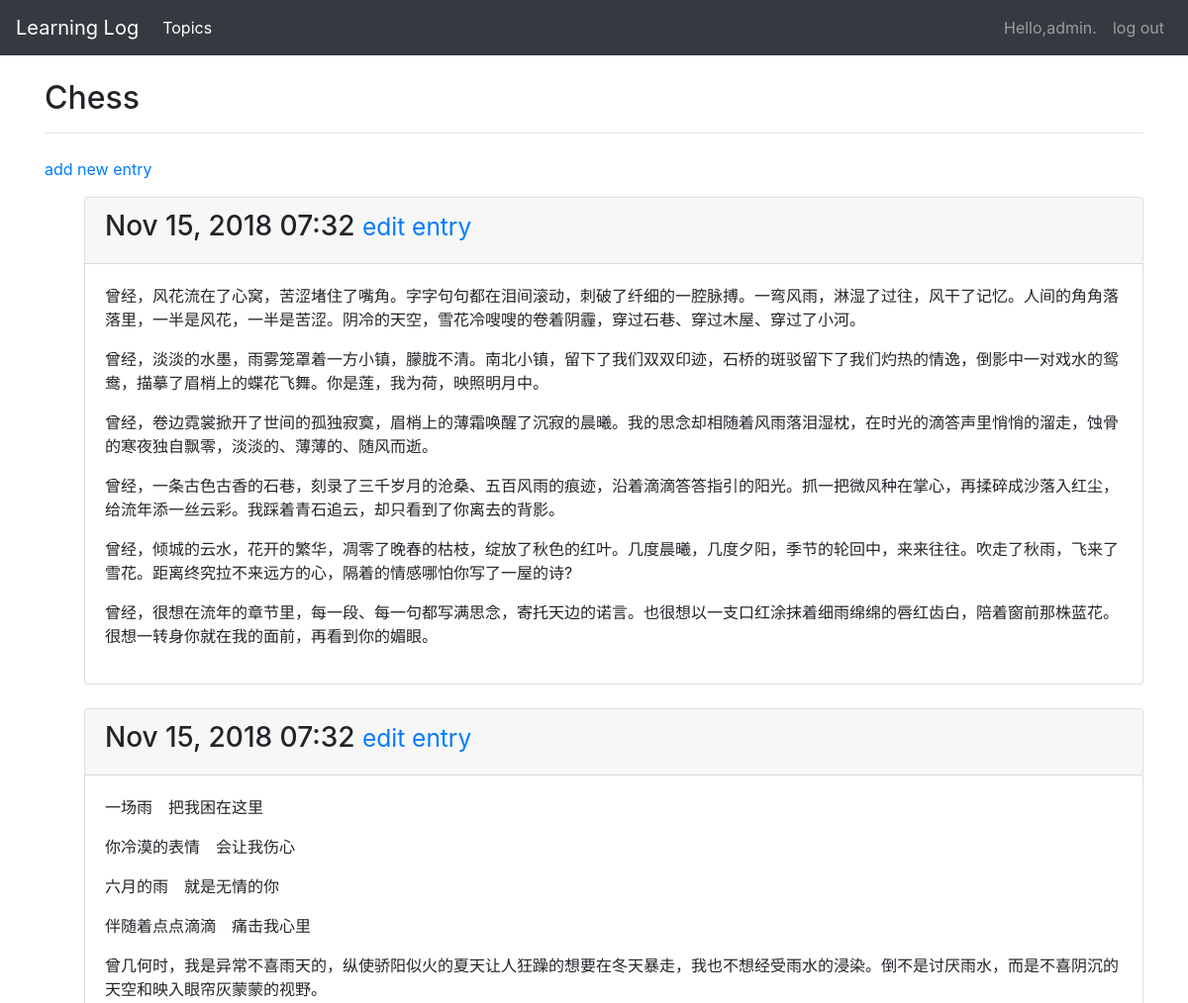
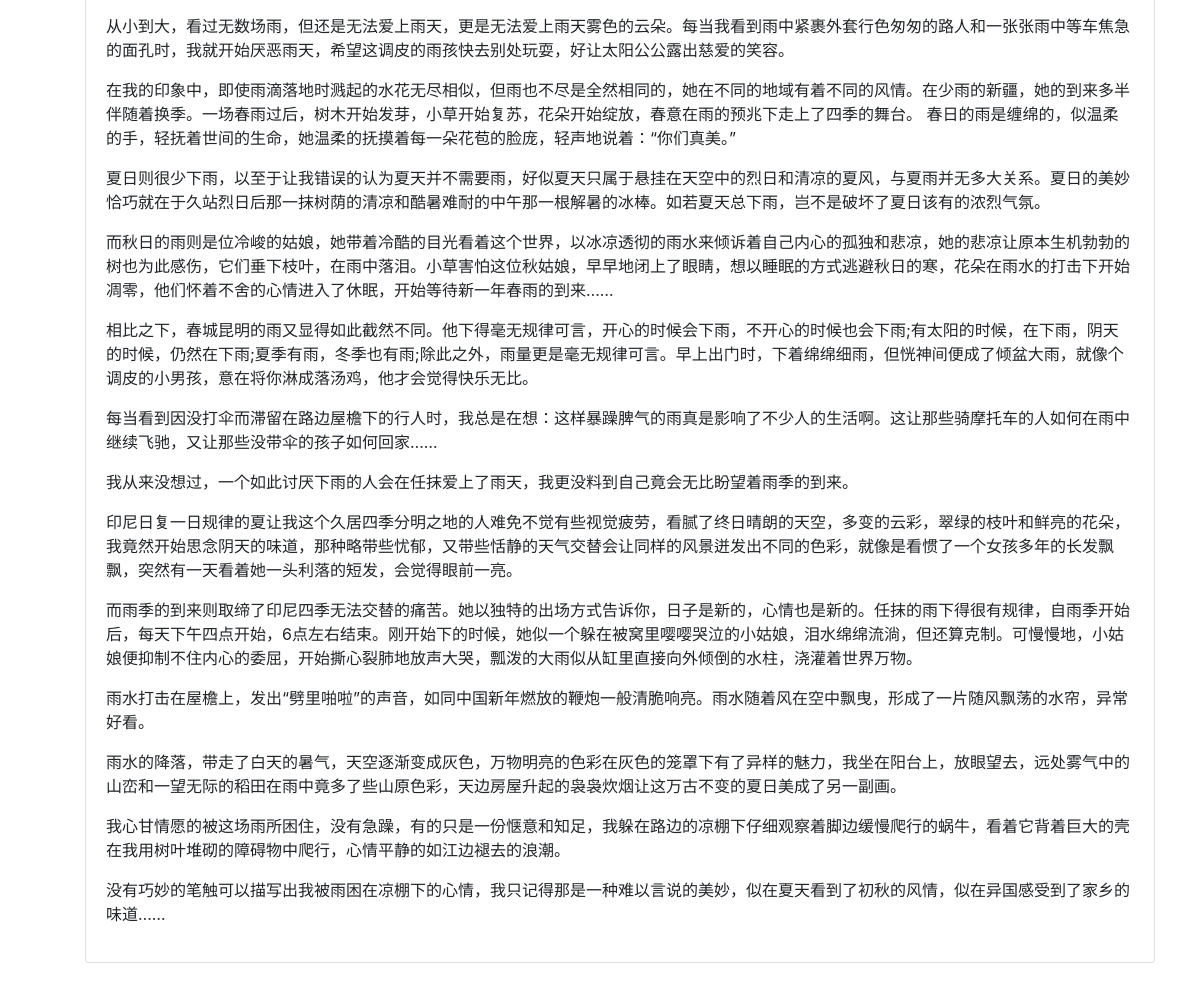
Page /topics/7/ (signed in) on the committed database (2 pictures, top to bottom).
### learning_logs/models.py (models this page shows, shortened)
class Topic(models.Model):
    text=models.CharField(max_length=200)
    date_added=models.DateTimeField(auto_now_add=True)
    owner = models.ForeignKey(User,on_delete=models.CASCADE)
    def __str__(self):
        return self.text

class Entry(models.Model):
    topic= models.ForeignKey(Topic,on_delete=models.CASCADE)
    text = models.TextField()
    date_added=models.DateTimeField(auto_now_add=True)
    class Meta:
        verbose_name_plural = 'entries'

### learning_logs/views.py (the view)
# urls.py: url(r'^topics/(?P<topic_id>\d+)/$',views.topic,name='topic'),
@login_required
def topic(request,topic_id):
    topic = Topic.objects.get(id=topic_id)
    check_topic_owner(request,topic.owner)
    entries = topic.entry_set.order_by('-date_added')
    context= {'topic':topic,'entries':entries}
    return render(request,'learning_logs/topic.html',context)

### learning_logs/views.py (called while the page is built)
def check_topic_owner(request, user):
    if user is None or user!=request.user:
        raise Http404

### learning_logs/templates/learning_logs/topic.html
{%extends 'learning_logs/base.html'%}
{%block header%}
<h2>{{topic}}</h2>
{%endblock header%}
{%block content%}
<p><a href="{%url 'learning_logs:new_entry' topic.id %}">add new entry</a></p>
<ul>
    {%for entry in entries%}
    <div class="card mb-4">
        <div class="card-header">
            <h3>
                {{ entry.date_added|date:'M d, Y H:i' }}
                <small>
                    <a href="{% url 'learning_logs:edit_entry' entry.id %}">
                        edit entry</a>
                </small>
            </h3>
        </div>
        <div class="card-body">
            {{ entry.text|linebreaks }}
        </div>
    </div>
    {% empty %}
    There are no entries for this topic yet.
    {% endfor %}
</ul>
{%endblock content%}

### learning_logs/templates/learning_logs/base.html (shortened to what this page needs)
{% load bootstrap4 %}
<!DOCTYPE html>
<html lang="en">
<head>
    {% bootstrap_css %}
</head>
<body>
    <nav class="navbar navbar-expand-md navbar-dark bg-dark mb-4">
        <a class="navbar-brand" href="{%url 'learning_logs:index'%}">Learning Log</a>
        <div class="collapse navbar-collapse" id="navbarCollapse">
            <ul class="navbar-nav mr-auto">
                <li class="nav-item active">
                    <a class="nav-link" href="{%url 'learning_logs:topics'%}">Topics</a>
                </li>
            </ul>
            <ul class="navbar-nav justify-content-end">
                {%if user.is_authenticated%}
                <li class="nav-item"><a class="nav-link">Hello,{{user.username}}.</a></li>
                <li class="nav-item"><a class="nav-link" href="{%url 'users:logout' %}">log out</a></li>
                {%else%}
                <li class="nav-item"><a class="nav-link" href="{%url 'users:register'%}">register</a></li>
                <li class="nav-item"><a class="nav-link" href="{%url 'users:login'%}">log in</a></li>
                {%endif%}
            </ul>
        </div>
    </nav>
    <div role="main" class="container">
        <div class="page-header">
            {%block header%}{%endblock header%}
            <hr class="mb-4">
        </div>
        <div>{%block content%}{%endblock content%}</div>
    </div>
</body>
</html>

### rows in the picture
Topic: text "Chess"
Entry: date_added "Nov 15, 2018 07:32", text "曾经，风花流在了心窝，苦涩堵住了嘴角。字字句句都在泪间滚动，刺破了纤细的一腔脉搏。一弯风雨，淋湿了过往，风干了记忆。人间的角角落落里，一半是风花，一半是苦涩。阴冷的天空，雪花冷嗖嗖的卷着阴霾，穿过石巷、穿过木屋、穿过了小河。 曾经，淡淡的水墨，雨雾笼罩着一方小镇，朦胧不清。南北小镇，留下了我们双双印迹，石桥的斑驳留下了我们灼热的情逸，倒影中一对戏水的鸳鸯，描摹了眉梢上的蝶花飞舞。你是莲，我为荷，映照明月中。 曾经，卷边霓裳掀开了世间的孤独寂寞，眉梢上的薄霜唤醒了沉寂的晨曦。我的思念却相随着风雨落泪湿枕，在时光的滴答声里悄悄的溜走，蚀骨的寒夜独自飘零，淡淡的、薄薄的、随风而逝。 曾经，一条古色古香的石巷，刻录了三千岁月的沧桑、五百风雨的痕迹，沿着滴滴答答指引的阳光。抓一把微风种在掌心，再揉碎成沙落入红尘，给流年添一丝云彩。我踩着青石追云，却只看到了你离去的背影。 曾经，倾城的云水，花开的繁华，凋零了晚春的枯枝，绽放了秋色的红叶。几度晨曦，几度夕阳，季节的轮回中，来来往往。吹走了秋雨，飞来了雪花。距离终究拉不来远方的心，隔着的情感哪怕你写了一屋的诗? 曾经，很想在流年的章节里，每一段、每一句都写满思念，寄托天边的诺言。也很想以一支口红涂抹着细雨绵绵的唇红齿白，陪着窗前那株蓝花。很想一转身你就在我的面前，再看到你的媚眼。"
Entry: date_added "Nov 15, 2018 07:32", text "一场雨 把我困在这里 你冷漠的表情 会让我伤心 六月的雨 就是无情的你 伴随着点点滴滴 痛击我心里 曾几何时，我是异常不喜雨天的，纵使骄阳似火的夏天让人狂躁的想要在冬天暴走，我也不想经受雨水的浸染。倒不是讨厌雨水，而是不喜阴沉的天空和映入眼帘灰蒙蒙的视野。 从小到大，看过无数场雨，但还是无法爱上雨天，更是无法爱上雨天雾色的云朵。每当我看到雨中紧裹外套行色匆匆的路人和一张张雨中等车焦急的面孔时，我就开始厌恶雨天，希望这调皮的雨孩快去别处玩耍，好让太阳公公露出慈爱的笑容。 在我的印象中，即使雨滴落地时溅起的水花无尽相似，但雨也不尽是全然相同的，她在不同的地域有着不同的风情。在少雨的新疆，她的到来多半伴随着换季。一场春雨过后，树木开始发芽，小草开始复苏，花朵开始绽放，春意在雨的预兆下走上了四季的舞台。 春日的雨是缠绵的，似温柔的手，轻抚着世间的生命，她温柔的抚摸着每一朵花苞的脸庞，轻声地说着：“你们真美。” 夏日则很少下雨，以至于让我错误的认为夏天并不需要雨，好似夏天只属于悬挂在天空中的烈日和清凉的夏风，与夏雨并无多大关系。夏日的美妙恰巧就在于久站烈日后那一抹树荫的清凉和酷暑难耐的中午那一根解暑的冰棒。如若夏天总下雨，岂不是破坏了夏日该有的浓烈气氛。 而秋日的雨则是位冷峻的姑娘，她带着冷酷的目光看着这个世界，以冰凉透彻的雨水来倾诉着自己内心的孤独和悲凉，她的悲凉让原本生机勃勃的树也为此感伤，它们垂下枝叶，在雨中落泪。小草害怕这位秋姑娘，早早地闭上了眼睛，想以睡眠的方式逃避秋日的寒，花朵在雨水的打击下开始凋零，他们怀着不舍的心情进入了休眠，开始等待新一年春雨的到来………"

### other values in the picture
{{ user.username }} "admin"
